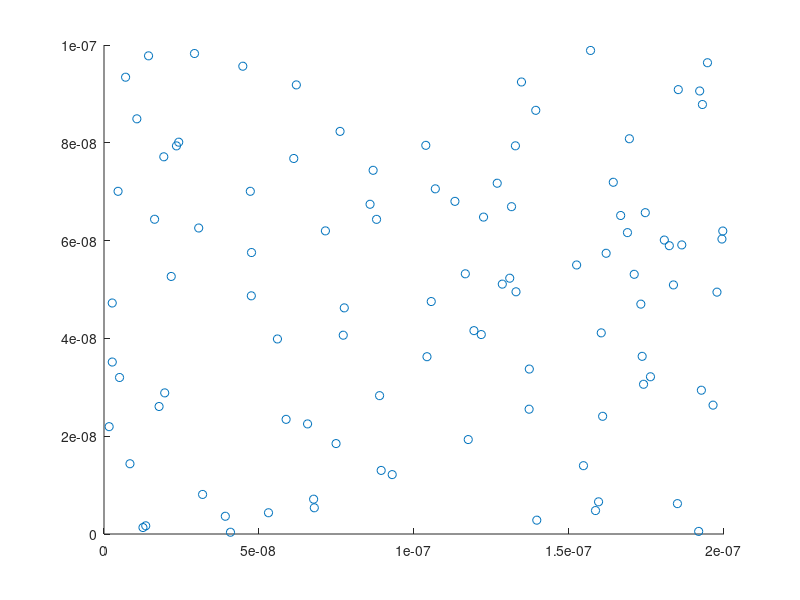

Here is the MATLAB script that generated this plot:
%constants
C.q_0 = 1.60217653e-19;
C.m_0 = 9.10938215e-31;
C.eps_0 = 8.854187817e-12;
C.kb = 1.3806504e-23;
C.T = 300;
C.am = 1.66053892e-27;
frameWidth = 200e-9;
frameHeight = 100e-9;
Vth = sqrt(C.kb * C.T / (0.26*C.m_0));
nAtoms = 100;
figure
xlim([0 frameWidth])
ylim([0 frameHeight])

atomsX = frameWidth .* rand(1, nAtoms);
atomsY = frameHeight .* rand(1, nAtoms);
direction = 2*pi .* rand(1, nAtoms);
atomsVX = Vth .* cos(direction);
atomsVY = Vth .* sin(direction);
scatter(atomsX(1,:), atomsY(1,:))

%electrons placed randomly, with uniform velocity and random directions


%TODO - make function to calculate forces
%TODO - make function to initialize atom arrangement
%TODO - make time-loop to update velocities and positions
%TODO - add plotting to time-loop
%TODO - add boundary conditions